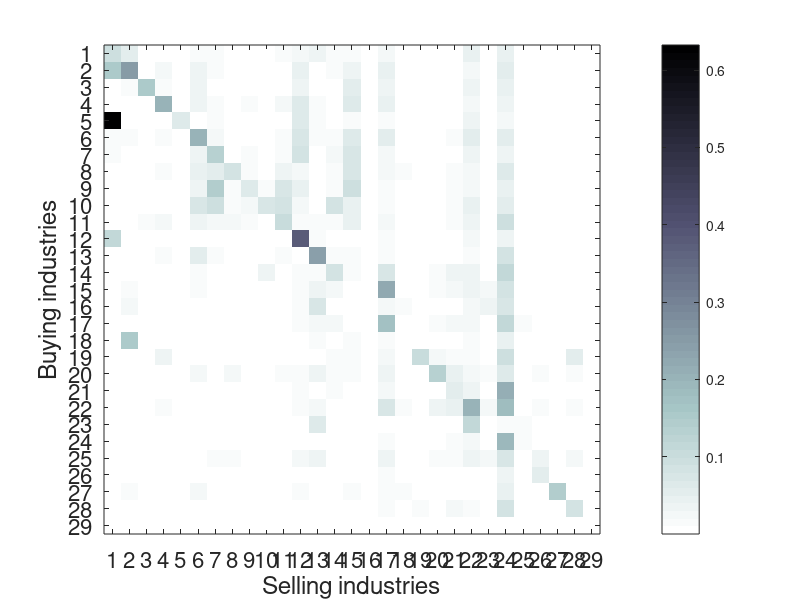
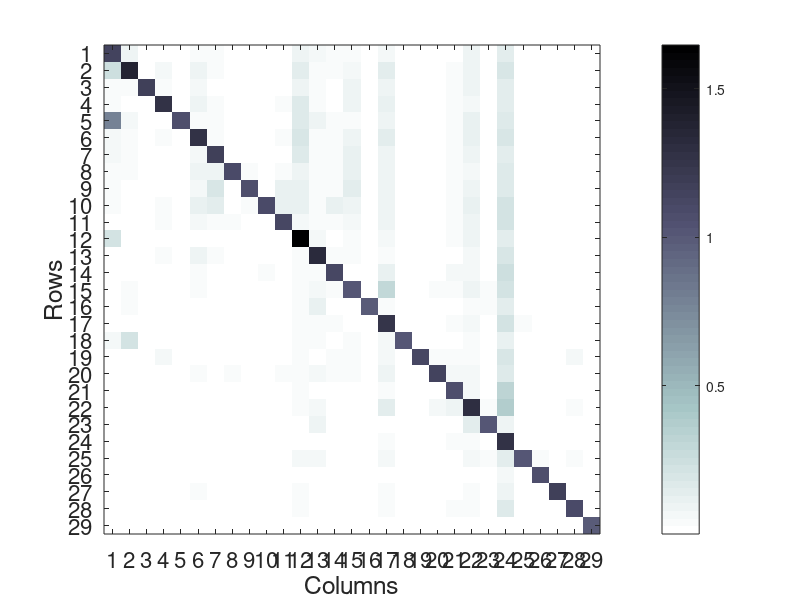
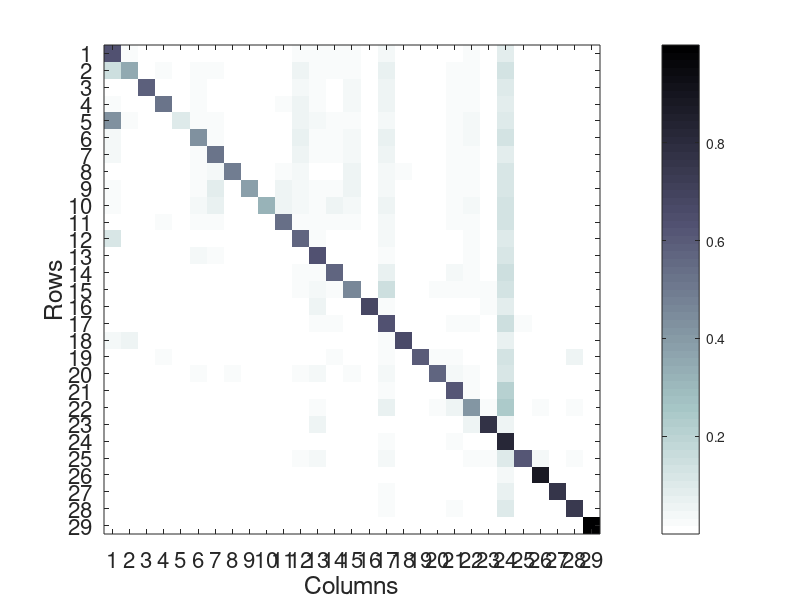

These charts were generated, in order, by the following MATLAB code: (Note: this script raises an error after producing the figures.)
%% UK, YEAR 2014, 29 INDUSTRIES
% constructs the baseline dataset

% clear everything
clear
close all
clc

% load data file
load('ANL2014.mat')

% VARIABLES ARE IN VECTORS (29 X 1) %


%% PLOTS - MAIN BODY OF PAPER

% Figure 2.3 (a) 
% IO plot TRANSPOSED
imagesc(Gamma');
%title('IO Matrix Transposed (\Gamma^I)');
set(gca,'FontSize',16)
x0=50;
y0=50;
width=1000;
height=600;
set(gcf,'position',[x0,y0,width,height])
xtickangle(90)
ylabel('Buying industries'), xlabel('Selling industries');
colorbar;
colormap (flipud(bone(64)));
%axis xy;
xticks([1:29])
yticks([1:29])
 filepath = 'C:\Users\Veri\OneDrive - University of Essex\RESEARCH\PUBLISHING\Chapter2\Codes\Exhibits'; 
 filename = 'UKA8H_2014_IOT.png';
saveas(gcf, fullfile(filepath, filename), 'png');


% Figure 2.3 (b) 
% Leontief-inverse transposed
imagesc(Gamma_effect);
%title('IO effects: matrix [ I - \Gamma^I]^{-1}','fontsize',18);
set(gca,'FontSize',16)
x0=50;
y0=50;
width=1000;
height=600;
set(gcf,'position',[x0,y0,width,height])
xtickangle(90)
xlabel('Columns','fontsize',18), ylabel('Rows','fontsize',18);
colorbar;
colormap (flipud(bone(64)));
%axis xy;
xticks([1:29])
yticks([1:29])
 filepath = 'C:\Users\Veri\OneDrive - University of Essex\RESEARCH\PUBLISHING\Chapter2\Codes\Exhibits'; 
 filename = 'Gamma_effect.png';
saveas(gcf, fullfile(filepath, filename), 'png'); 


% Figure 2.3 (c) 
% Linkage Weights matrix
imagesc(weights_matrix);
%title('Weights matrix [ I - \Gamma^I]^{-1}.(1-\gamma)','fontsize',18);
set(gca,'FontSize',16)
x0=50;
y0=50;
width=1000;
height=600;
set(gcf,'position',[x0,y0,width,height])
xtickangle(90)
xlabel('Columns','fontsize',18), ylabel('Rows','fontsize',18);
colorbar;
colormap (flipud(bone(64)));
%axis xy;
xticks([1:29])
yticks([1:29])
 filepath = 'C:\Users\Veri\OneDrive - University of Essex\RESEARCH\PUBLISHING\Chapter2\Codes\Exhibits'; 
 filename = 'weights_matrix.png';
saveas(gcf, fullfile(filepath, filename), 'png'); 



% % % Plots for specific industries % % % 

% Purchases by industry: columns of Gamma
for n = 1:N
x = (1:N)';
y = Gamma(:,n)';
bar(x,y)
ylim([0 0.7])
ax = gca;
ax.XGrid = 'off';
ax.YGrid = 'on';
set(gca,'FontSize',14)
title(sprintf('Columns of Gamma (industry %d)',n),'fontsize',14)
ylabel('Input shares','fontsize',14), xlabel('Goods','fontsize',14);
xticks([1:29]);
xticklabels({'A-B','C10-C12','C13-C15','C16-C18','C19','C20-C23','C24-C25','C26-C27','C28','C29-C30','C31-C33','D-E','F','G45','G46','G47','H49-H53','I','J58-J60','J61','J62-J63','K','L',	'M-N','O','P','Q','R-S','T'})
xtickangle(90)
x0=100;
y0=100;
width=650;
height=400;
set(gcf,'color','w','position',[x0,y0,width,height]);
 filepath = 'C:\Users\Veri\OneDrive - University of Essex\RESEARCH\PUBLISHING\Chapter2\Codes\Exhibits'; 
 filename = sprintf('gammas_%d.png',n);
saveas(gcf, fullfile(filepath, filename), 'png'); 
end


% Leontief-inverse transpose: Gamma_effect by industry
for n = 1:N
x = (1:N)';
y = [Gamma_effect(n,:)];
bar(x,y)
ylim([0 2])
xticks([1:29])
xticklabels({'A-B','C10-C12','C13-C15','C16-C18','C19','C20-C23','C24-C25','C26-C27','C28','C29-C30','C31-C33','D-E','F','G45','G46','G47','H49-H53','I','J58-J60','J61','J62-J63','K','L',	'M-N','O','P','Q','R-S','T'})
xtickangle(90)
title(sprintf('Rows of matrix [ I - Gamma^I]^{-1} (industry %d)',n),'fontsize',14)
ax = gca;
ax.XGrid = 'off';
ax.YGrid = 'on';
set(gca,'FontSize',14)
x0=10;
y0=10;
width=650;
height=400;
set(gcf,'color','w','position',[x0,y0,width,height]);
 filepath = 'C:\Users\Veri\OneDrive - University of Essex\RESEARCH\PUBLISHING\Chapter2\Codes\Exhibits'; 
 filename = sprintf('effects_%d.png',n);
saveas(gcf, fullfile(filepath, filename), 'png'); 
end


% linkage weights by industry
for n = 1:N
x = (1:N)';
y = [weights_matrix(n,:)];
bar(x,y)
ylim([0 1])
xticks([1:29])
xticklabels({'A-B','C10-C12','C13-C15','C16-C18','C19','C20-C23','C24-C25','C26-C27','C28','C29-C30','C31-C33','D-E','F','G45','G46','G47','H49-H53','I','J58-J60','J61','J62-J63','K','L',	'M-N','O','P','Q','R-S','T'})
xtickangle(90)
title(sprintf('Linkage weights (industry %d)',n),'fontsize',14)
ax = gca;
ax.XGrid = 'off';
ax.YGrid = 'on';
set(gca,'FontSize',14)
x0=10;
y0=10;
width=650;
height=400;
set(gcf,'color','w','position',[x0,y0,width,height]);
 filepath = 'C:\Users\Veri\OneDrive - University of Essex\RESEARCH\PUBLISHING\Chapter2\Codes\Exhibits'; 
 filename = sprintf('weights_%d.png',n);
saveas(gcf, fullfile(filepath, filename), 'png'); 
end




%  plot ratios convergence by industry: LS CF
for n = 1:N
x = (1:N)';
y = [LS_effect(n,:)];
bar(x,y)
ax = gca;
ax.XGrid = 'off';
ax.YGrid = 'on';
set(gca,'FontSize',14)
xticks([1:29]);
xtickangle(90)
title(sprintf('LS CF approximation ratios for Industry %d',n),'fontsize',14), xlabel('Orders of approximation','fontsize',14), ylabel('Approximated value over total effect','fontsize',14)
x0=10;
y0=10;
width=650;
height=400;
set(gcf,'color','w','position',[x0,y0,width,height]);
 filepath = 'C:\Users\Veri\OneDrive - University of Essex\RESEARCH\PUBLISHING\Chapter2\Codes\Exhibits'; 
 filename = sprintf('gammas_%d.png',n);
saveas(gcf, fullfile(filepath, filename), 'png'); 

saveas(gcf,sprintf('approx_LS_ratios_%d.png',n))
end

%  plot ratios convergence by industry: HS CF
for n = 1:N
x = (1:N)';
y = [HS_effect(n,:)];
bar(x,y)
ax = gca;
ax.XGrid = 'off';
ax.YGrid = 'on';
set(gca,'FontSize',14)
xticks([1:29]);
xtickangle(90)
title(sprintf('HS CF approximation ratios for Industry %d',n),'fontsize',14), xlabel('Orders of approximation','fontsize',14), ylabel('Approximated value over total effect','fontsize',14)
x0=10;
y0=10;
width=650;
height=400;
set(gcf,'color','w','position',[x0,y0,width,height]);
 filepath = 'C:\Users\Veri\OneDrive - University of Essex\RESEARCH\PUBLISHING\Chapter2\Codes\Exhibits'; 
 filename = sprintf('approx_HS_ratios_%d.png',n);
saveas(gcf, fullfile(filepath, filename), 'png'); 
end


% Figure 2.19: IO plot 2014
imagesc(Gamma);
title('IO Matrix \Gamma');
set(gca,'FontSize',18)
xlabel('Buying industries'), ylabel('Selling industries');
colorbar;
colormap (flipud(bone(64)));
%axis xy;
xticks([1:29])
yticks([1:29])
 filepath = 'C:\Users\Veri\OneDrive - University of Essex\RESEARCH\PUBLISHING\Chapter2\Codes\Exhibits'; 
 filename = 'UKA8H_2014_IO.png';
saveas(gcf, fullfile(filepath, filename), 'png'); 






% %% PLOTS - EXTRA (not in main body)
% 
% 
% % plot approximation
% for n = 1:N
% x = (1:N)';
% y = [LS_effect(n,:)];
% bar(x,y)
% title(sprintf('Approximation for Industry %d',n)), xlabel('Order of approximation'), ylabel('Calculated effect of LS CF')
% saveas(gcf,sprintf('approx_LS_%d.png',n))
% end
% 
% for n = 1:N
% x = (1:N)';
% y = [HS_effect(n,:)];
% bar(x,y)
% title(sprintf('Approximation for Industry %d',n)), xlabel('Order of approximation'), ylabel('Calculated effect of HS CF')
% saveas(gcf,sprintf('approx_HS_%d.png',n))
% end
% 
% for n = 1:N
% x = (1:N)';
% y = [ES_effect(n,:)];
% bar(x,y)
% title(sprintf('Approximation for Industry %d',n)), xlabel('Order of approximation'), ylabel('Calculated effect of ES CF')
% saveas(gcf,sprintf('approx_ES_%d.png',n))
% end
% 
% 
% 
% 
% 
% % plot speed convergence
% % HS_effect(:,n)./link_HS_i
% 
% for n = 1:12
%     m=n-1;
% x = (1:N)';
% y = [LS_effect_speed(:,n)];
% bar(x,y,'FaceColor','#D95319','EdgeColor','#D95319')
% xticks([1:29])
% xticklabels({'A-B','C10-C12','C13-C15','C16-C18','C19','C20-C23','C24-C25','C26-C27','C28','C29-C30','C31-C33','D-E','F','G45','G46','G47','H49-H53','I','J58-J60','J61','J62-J63','K','L',	'M-N','O','P','Q','R-S','T'})
% xtickangle(90)
% ylim([0 1])
% grid on
% title(sprintf('Speed of convergence LS CF - %d th order',m)), xlabel('Industries'), ylabel('Approximated value over total effect')
% set(gcf,'color','w');
% saveas(gcf,sprintf('approx_LS_speed_%d.png',n))
% end
% 
% for n = 1:12
%     m=n-1;
% x = (1:N)';
% y = [HS_effect_speed(:,n)];
% bar(x,y,'FaceColor','#808080','EdgeColor','#808080')
% xticks([1:29])
% xticklabels({'A-B','C10-C12','C13-C15','C16-C18','C19','C20-C23','C24-C25','C26-C27','C28','C29-C30','C31-C33','D-E','F','G45','G46','G47','H49-H53','I','J58-J60','J61','J62-J63','K','L',	'M-N','O','P','Q','R-S','T'})
% xtickangle(90)
% ylim([0 1])
% grid on
% title(sprintf('Speed of convergence HS CF - %d th order',m)), xlabel('Industries'), ylabel('Approximated value over total effect')
% set(gcf,'color','w');
% saveas(gcf,sprintf('approx_HS_speed_%d.png',n))
% end
% 
% 
% for n = 1:12
%     m=n-1;
% x = (1:N)';
% y = [ES_effect_speed(:,n)];
% bar(x,y,'FaceColor','#ffda33','EdgeColor','#ffda33')
% xticks([1:29])
% xticklabels({'A-B','C10-C12','C13-C15','C16-C18','C19','C20-C23','C24-C25','C26-C27','C28','C29-C30','C31-C33','D-E','F','G45','G46','G47','H49-H53','I','J58-J60','J61','J62-J63','K','L',	'M-N','O','P','Q','R-S','T'})
% xtickangle(90)
% ylim([0 1])
% grid on
% title(sprintf('Speed of convergence ES CF - %d th order',m)), xlabel('Industries'), ylabel('Approximated value over total effect')
% set(gcf,'color','w');
% saveas(gcf,sprintf('approx_ES_speed_%d.png',n))
% end
% 
